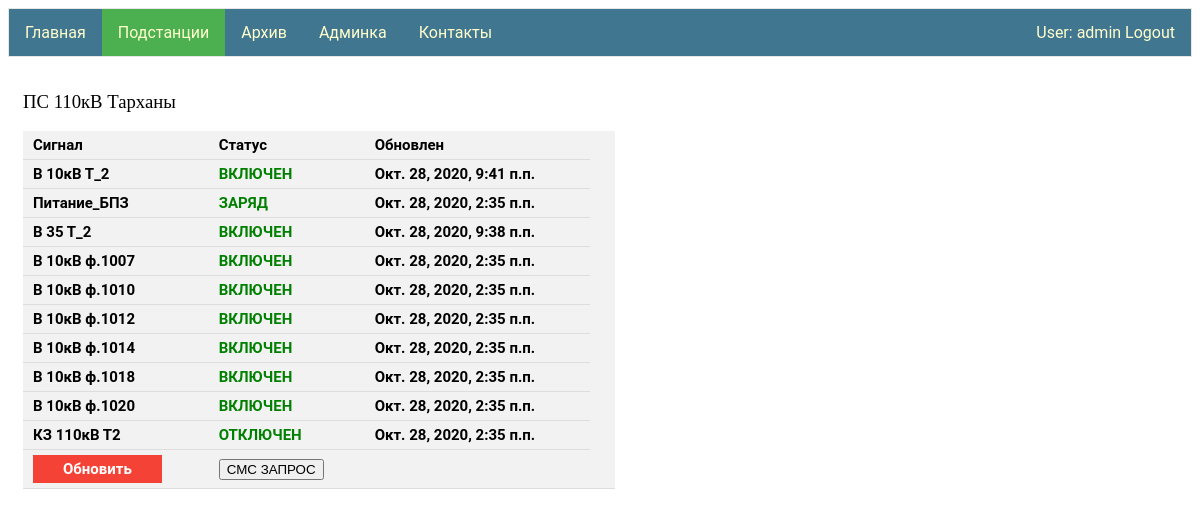
Page /ps/ПС 110кВ Тарханы/ (signed in) on the committed database.
### signal_PS/models.py (models this page shows)
class Signal(models.Model):
    type = models.ForeignKey(Signal_type, on_delete=models.CASCADE)
    voltage = models.ForeignKey(Voltage,null=True,blank=True, on_delete=models.SET_NULL)
    name = models.CharField(max_length=50,blank=True)
    status = models.ForeignKey(Signal_status, on_delete=models.CASCADE)
    ps = models.ForeignKey(Ps, on_delete=models.CASCADE)
    date_up = models.DateTimeField()

class Signal_type(models.Model):
    type = models.CharField(max_length=12, primary_key=True)
    inversion = models.BooleanField()

class Voltage(models.Model):
    value = models.CharField(max_length=10, primary_key=True)

class Signal_status(models.Model):
    status = models.CharField(max_length=30, primary_key=True)
    boolean_status = models.BooleanField()

### signal_PS/views.py (the view)
# urls.py: path('<str:name_ps>/', views.views_ps),
@login_required
def views_ps(request, name_ps):
    signals = get_signals_of_ps(name_ps)
    sms_request = SmsRequest()
    status = ""
    if request.method == "POST":
        number_ps = get_ps_tel_number(name_ps)
        sms_request.set_sending_status(number_ps)
        status = ">>> отправлено"
    data = {"signals": signals, "name": name_ps, "status": status}
    return render(request, "PS.html", context=data)

### signal_PS/templates/PS.html (shortened to what this page needs)
{% extends "base.html" %}
{% block li2 %}<a class="active" href="/ps">Подстанции</a>{% endblock li2 %}
{% block logic1 %}
<div class="column">
    <h3 style="font-family:verdana;"> {{name}} </h3>
 {% if signals.count > 0 %}
    <table >
      <tr><th>Сигнал</th><th>Статус</th><th>Обновлен</th></tr>
        {% for  signal in signals %}
            <tr><th>{{ signal.type.type }} {{ signal.voltage.value }} {{ signal.name }} </th>
                {% if signal.type.inversion == signal.status.boolean_status %}
                <th style="color:Red;">{{ signal.status.status }}</th>
                {% else %}
                <th style="color:Green;">{{ signal.status.status }}</th>
                {% endif %}
            <th> {{ signal.date_up }} </th></tr>
        {% endfor %}
    <tr><th><a id="para1" href="/ps/{{name}}">Обновить</a></th><th><form  method="POST">
        <input type="submit" value="СМС ЗАПРОС"></form></th><th style="color:MediumSeaGreen;">{{status}}</th><th><tr>
    </table>
    {% else %}
        <h3 style="font-family:verdana;"> нет данных </h3>
        <form  method="POST"><input type="submit" value="СМС ЗАПРОС"></form>
 {% endif %}
    </div>
{% endblock logic1 %}

### my_app/templates/base.html (shortened to what this page needs)
<!DOCTYPE html>
{% load staticfiles %}
<html>
<head>
   <link rel="stylesheet" href={% static "css/styles.css" %} />
</head>
<body>
    {% if user.is_authenticated %}
        <ul>
            <li>{% block li1 %}<a href="/">Главная</a>{% endblock li1 %}</li>
            <li>{% block li2 %}<a href="/ps">Подстанции</a>{% endblock li2 %}</li>
            <li>{% block li5 %}<a href="/archive">Архив</a>{% endblock li5 %}</li>
            {% if perms.my_app.staff %}
                <li>{% block li4 %}<a href="admin/" target="_blank">Админка</a>{% endblock li4 %}</li>
            {% endif %}
                <li style="float:right"><a  href="{% url 'logout'%}?next={{request.path}}">User: {{ user.get_username }} Logout</a></li>
            {% else %}
                <li style="float:right"><a href="{% url 'login'%}?next={{request.path}}">Login</a></li>
            {% endif %}
             <li>{% block li3 %}<a href="/contacts">Контакты</a>{% endblock li3 %}</li>
        </ul>
  {% block logic1 %}{% endblock logic1 %}
</body>
</html>

### my_app/static/css/styles.css (style rules this page uses)
ul { font-family: "Roboto","Lucida Grande","DejaVu Sans","Bitstream Vera Sans",Verdana,Arial,sans-serif; list-style-type: none; margin: 0; padding: 0; overflow: hidden; border: 1px solid #e7e7e7; background-color: #417690; }
#para1 { background-color: #f44336; color: white; padding: 5px 30px; text-align: center; text-decoration: none; display: inline-block; }
li { float: left; }
li a { display: block; color: #ffc; text-align: center; padding: 14px 16px; text-decoration: none; }
h3 { font-family: 'Roboto'; src: url('../fonts/Roboto-Bold-webfont.woff'); font-weight: 500; text-align: center; }
.active { background-color: #4CAF50; }

### signal_PS/templates/PS.html (style rules this page uses)
.column { float: left; width: 50%; padding: 15px; }
h3 { text-align: left; }
table { border-collapse: collapse; width: 100%; background-color: #f2f2f2; }
th, td { font-family: 'Roboto'; src: url('../fonts/Roboto-Bold-webfont.woff'); padding: 5px 10px; text-align: left; border-bottom: 1px solid #ddd; font-size: 15px }

### rows in the picture
Signal: type.type "В", voltage.value "10кВ", name "Т_2", status.status "ВКЛЮЧЕН", date_up "Окт. 28, 2020, 9:41 п.п."
Signal: type.type "Питание_БПЗ", status.status "ЗАРЯД", date_up "Окт. 28, 2020, 2:35 п.п."
Signal: type.type "В", voltage.value "35", name "Т_2", status.status "ВКЛЮЧЕН", date_up "Окт. 28, 2020, 9:38 п.п."
Signal: type.type "В", voltage.value "10кВ", name "ф.1007", status.status "ВКЛЮЧЕН", date_up "Окт. 28, 2020, 2:35 п.п."
Signal: type.type "В", voltage.value "10кВ", name "ф.1010", status.status "ВКЛЮЧЕН", date_up "Окт. 28, 2020, 2:35 п.п."
Signal: type.type "В", voltage.value "10кВ", name "ф.1012", status.status "ВКЛЮЧЕН", date_up "Окт. 28, 2020, 2:35 п.п."
Signal: type.type "В", voltage.value "10кВ", name "ф.1014", status.status "ВКЛЮЧЕН", date_up "Окт. 28, 2020, 2:35 п.п."
Signal: type.type "В", voltage.value "10кВ", name "ф.1018", status.status "ВКЛЮЧЕН", date_up "Окт. 28, 2020, 2:35 п.п."
Signal: type.type "В", voltage.value "10кВ", name "ф.1020", status.status "ВКЛЮЧЕН", date_up "Окт. 28, 2020, 2:35 п.п."
Signal: type.type "КЗ", voltage.value "110кВ", name "Т2", status.status "ОТКЛЮЧЕН", date_up "Окт. 28, 2020, 2:35 п.п."

### other values in the picture
{{ user.get_username }} "admin"
{{ name }} "ПС 110кВ Тарханы"
